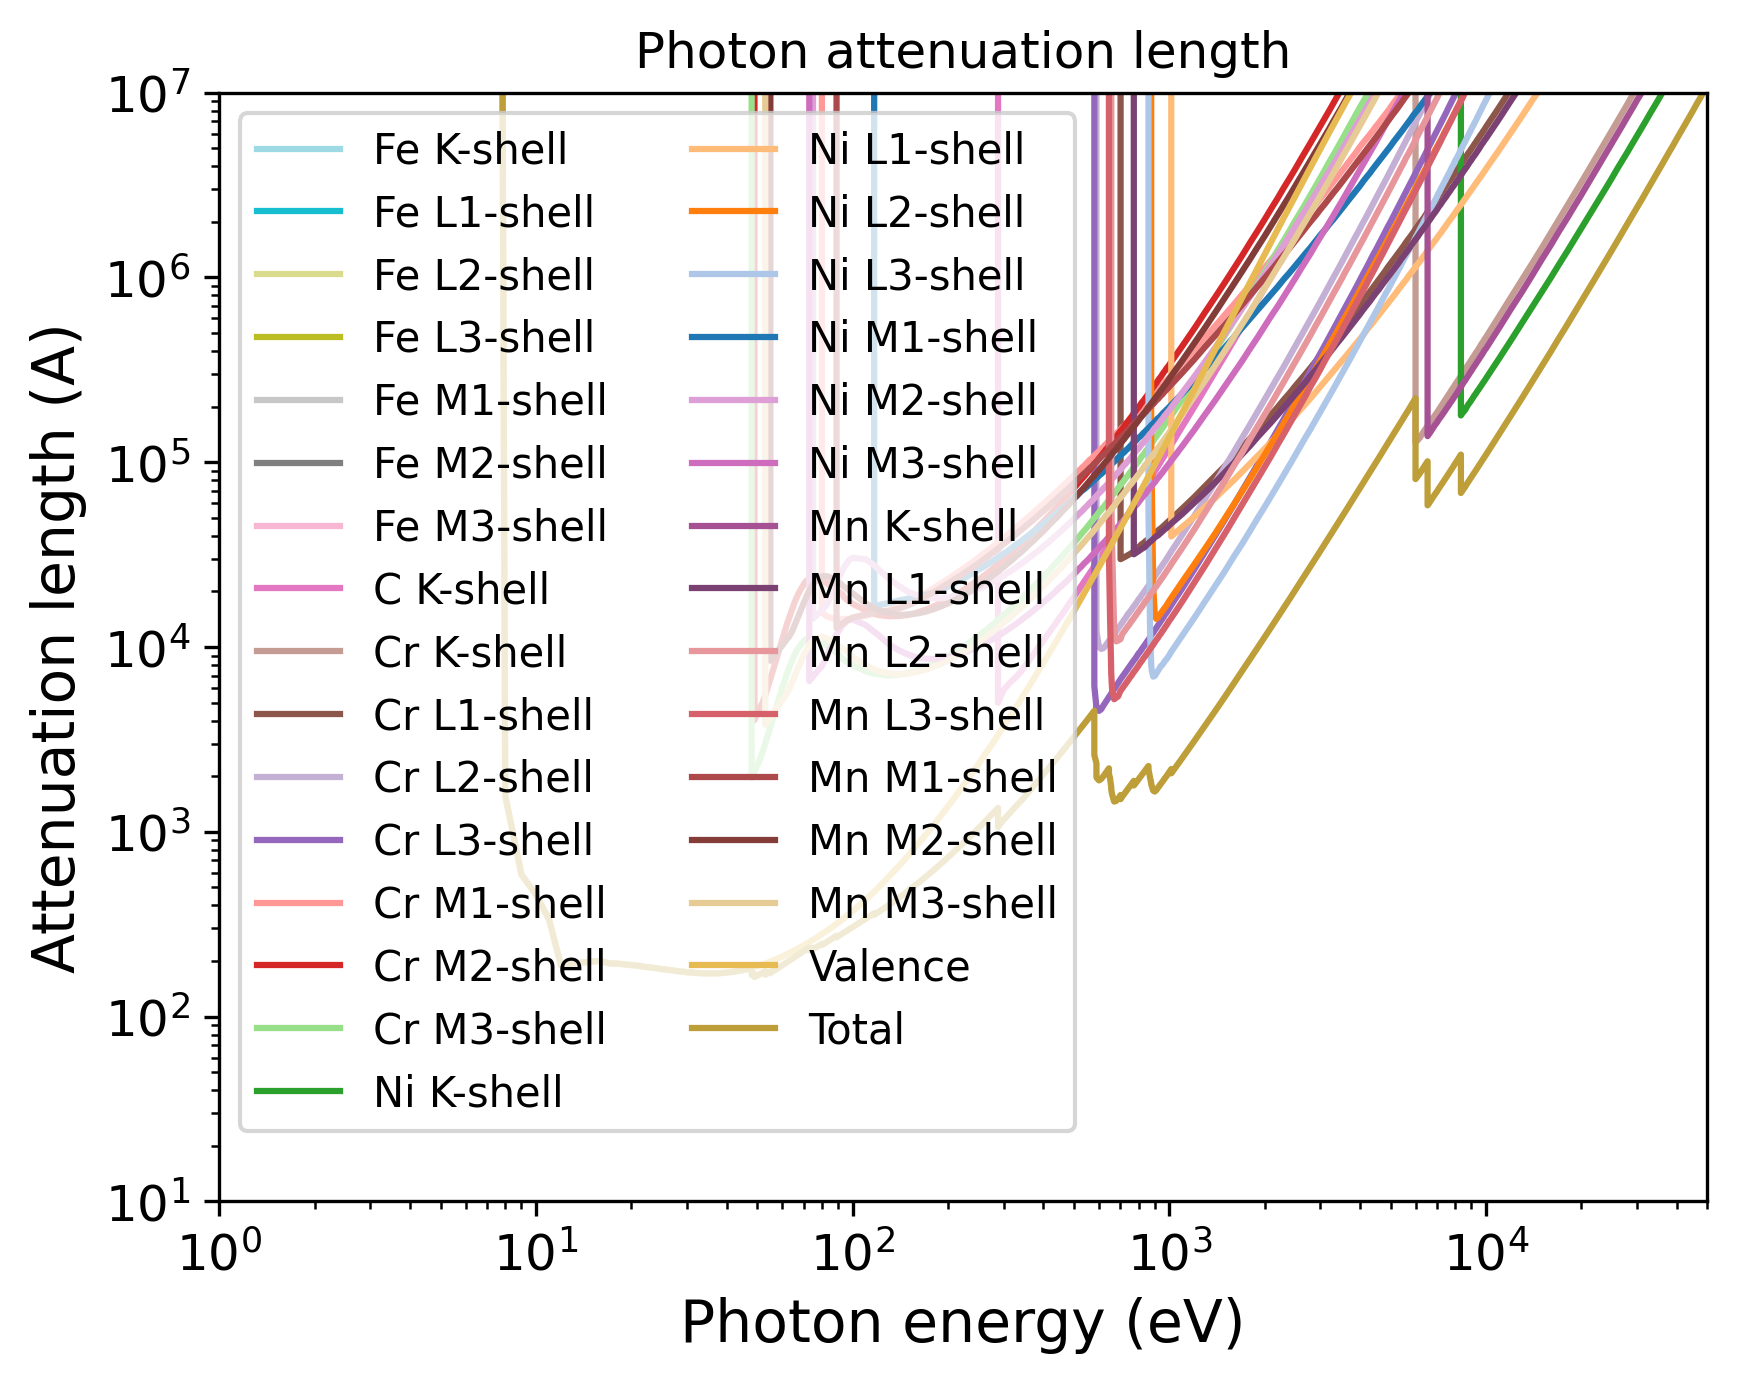

Recreate this plot in Python.
import pandas as pd
import numpy as np
import matplotlib.pyplot as plt
import matplotlib.cm as cm
# Set the format:
plt.xlabel("Photon energy (eV)", fontsize=14)
plt.ylabel("Attenuation length (A)", fontsize=14)
plt.xticks(fontsize=12)
plt.yticks(fontsize=12)
plt.grid(False)
# Set the axes:
# Read the output file:
df = pd.read_csv(r"OUTPUT_Stainless_steel_Photon_IMFP.dat", sep=r'\s+', header=None, comment="#", skipinitialspace=True)
plt.xscale("log")
plt.yscale("log")
# Prepare the plot:
columns_to_plot = [ 1, 2, 3, 4, 5, 6, 7, 8, 9, 10, 11, 12, 13, 14, 15, 16, 17, 18, 19, 20, 21, 22, 23, 24, 25, 26, 27, 28, 29, 30, 31]
labels = [ "Fe K-shell", "Fe L1-shell", "Fe L2-shell", "Fe L3-shell", "Fe M1-shell", "Fe M2-shell", "Fe M3-shell", "C K-shell", "Cr K-shell", "Cr L1-shell", "Cr L2-shell", "Cr L3-shell", "Cr M1-shell", "Cr M2-shell", "Cr M3-shell", "Ni K-shell", "Ni L1-shell", "Ni L2-shell", "Ni L3-shell", "Ni M1-shell", "Ni M2-shell", "Ni M3-shell", "Mn K-shell", "Mn L1-shell", "Mn L2-shell", "Mn L3-shell", "Mn M1-shell", "Mn M2-shell", "Mn M3-shell", "Valence", "Total"]
# Create N distinct colors from a colormap
N = len(columns_to_plot)
colors = np.vstack([plt.cm.tab20(np.linspace(1, 0, 20)), plt.cm.tab20b(np.linspace(1, 0, 20))])
# Set line styles:
linestyles = [ "-", "-", "-", "-", "-", "-", "-", "-", "-", "-", "-", "-", "-", "-", "-", "-", "-", "-", "-", "-", "-", "-", "-", "-", "-", "-", "-", "-", "-", "-", "-"]
for i, col in enumerate(columns_to_plot):
    color = colors[i % len(colors)]
    ls    = linestyles[i % len(linestyles)]
    label = labels[i % len(labels)]
    plt.plot(df.iloc[:, 0], df.iloc[:, col],
    color=color,
    label=label,
    linestyle=ls)
plt.xlim(1.00000000,50000.00000000)
plt.ylim(10.00000000,10000000.00000000)
plt.title("Photon attenuation length")
plt.legend(loc="best", fontsize=10, ncol=2)
# Save the plot in this format:
plt.savefig("OUTPUT_MFP_photon.png", dpi=300, bbox_inches="tight")
